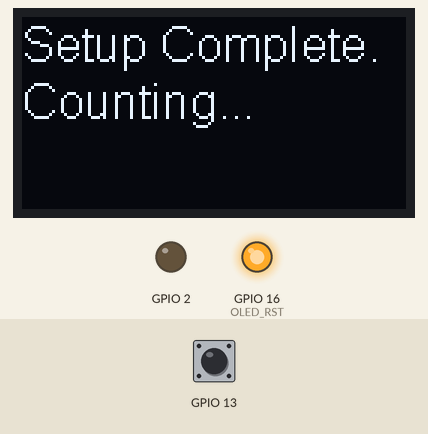
This sketch was run on a simulated ESP32. On the bench: 128×64 one-colour display, output pins drawn as LEDs (lit = HIGH). The test bench sets the inputs (shaded band); at power-on: GPIO 13 HIGH. What the sketch prints to the serial monitor is not drawn.

Above: at 1.2 s.
1.3 s: GPIO 13 pulled LOW for 0.15 s
At 1.8 s:
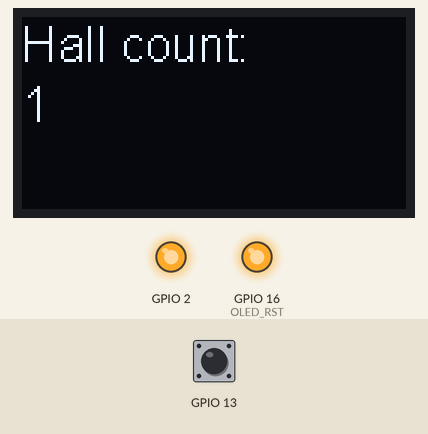
2.9 s: GPIO 13 pulled LOW for 1 s
At 4.2 s:
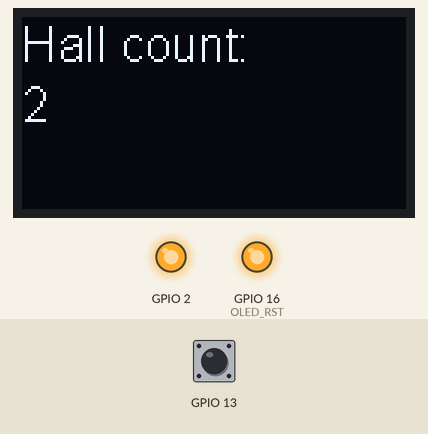
5.4 s: GPIO 13 pulled LOW for 0.15 s
At 6.0 s:
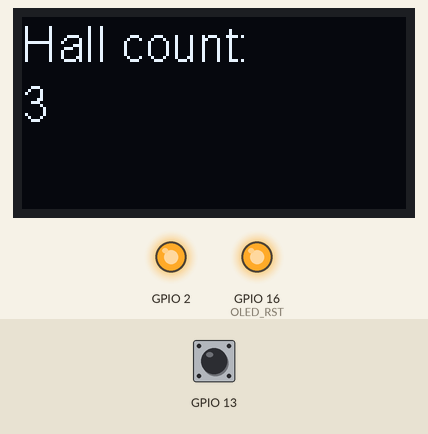
7.0 s: GPIO 13 pulled LOW for 1 s
At 8.5 s:
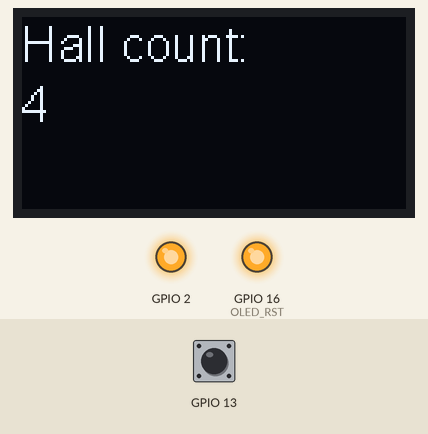
Timing chart, 0 to 10.0 s (numbered marks = the images above; inputs shaded):
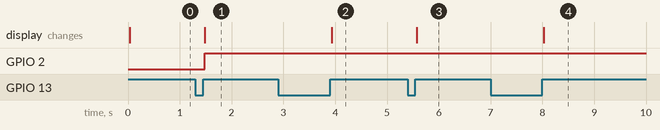

The sketch:

hallsensorisr.ino
```cpp
#include "SSD1306Wire.h"

//OLED related variables
#define OLED_ADDR   0x3c
#define OLED_SDA    21//4     //TTGO board without SD Card has OLED SDA connected to pin 4 of ESP32
#define OLED_SCL    22//15    //TTGO board without SD Card has OLED SCL connected to pin 15 of ESP32
#define OLED_RST    16        //Optional, TTGO board contains OLED_RST connected to pin 16 of ESP32

SSD1306Wire  display(OLED_ADDR, OLED_SDA, OLED_SCL);
int counter = 0;


struct Hall {
  const uint8_t PIN;
  uint32_t numberKeyPresses;
  bool pressed;
  uint32_t lastdebounceTime;
  uint32_t debounceDelay;

};

struct LED {
  const uint8_t PIN;
  bool state;
};

Hall hall1 = {13, 0, false, 0, 100};
LED LEDBuiltin = {2, false};

//variables to keep track of the timing of recent interrupts
unsigned long hall_time = 0;


bool report = false;

void IRAM_ATTR isr() {
  hall_time = millis();
  if (hall_time - hall1.lastdebounceTime >= hall1.debounceDelay){ //debouce logic (only looking at input that happens every X millis())
    bool edge = digitalRead(hall1.PIN); // true = rising, false = falling

      report = true;
      hall1.numberKeyPresses++;
      hall1.pressed = true;
      hall1.lastdebounceTime = hall_time;

  /*
      hall1.pressed = false;
      digitalWrite(LEDBuiltin.PIN,LOW);
      LEDBuiltin.state = false;
      last_hall_time = hall_time;
      report = true;
*/
  }


}

void initOLED() {
   pinMode(OLED_RST, OUTPUT);
   //Give a low to high pulse to the OLED display to reset it
   //This is optional and not required for OLED modules not containing a reset pin
   digitalWrite(OLED_RST, LOW);
   delay(20);
   digitalWrite(OLED_RST, HIGH);
}
void showOLEDMessage(String line1, String line2, String line3) {
   display.init();                        // clears screen
   display.setFont(ArialMT_Plain_16);
   display.drawString(0, 0, line1);       //  adds to buffer
   display.drawString(0, 20, line2);
   display.drawString(0, 40, line3);
   display.display();                     // displays content in buffer
}

void setup() {
  initOLED();
  Serial.begin(115200);
  pinMode(hall1.PIN, INPUT_PULLUP);
  attachInterrupt(hall1.PIN, isr, RISING);
  pinMode(LEDBuiltin.PIN, OUTPUT);

  Serial.printf("Setup Complete. Counting...");
  showOLEDMessage("Setup Complete.\nCounting... ","","");
}

void loop() {
  if (report) {
    Serial.printf("Hall sensor has been triggered %u times\n", hall1.numberKeyPresses);
    showOLEDMessage("Hall count:",String(hall1.numberKeyPresses),"");
    report = false;
    digitalWrite(LEDBuiltin.PIN,HIGH);
      LEDBuiltin.state = true;
  }
}
```

Measured:
- after the input at 1.3 s, GPIO 2: LOW → HIGH after 0.18 s; the display: changes after 0.18 s (image 1)
- after the input at 2.9 s, the display: changes after 1.0 s (image 2)
- after the input at 5.4 s, the display: changes after 0.18 s (image 3)
- after the input at 7.0 s, the display: changes after 1.0 s (image 4)
